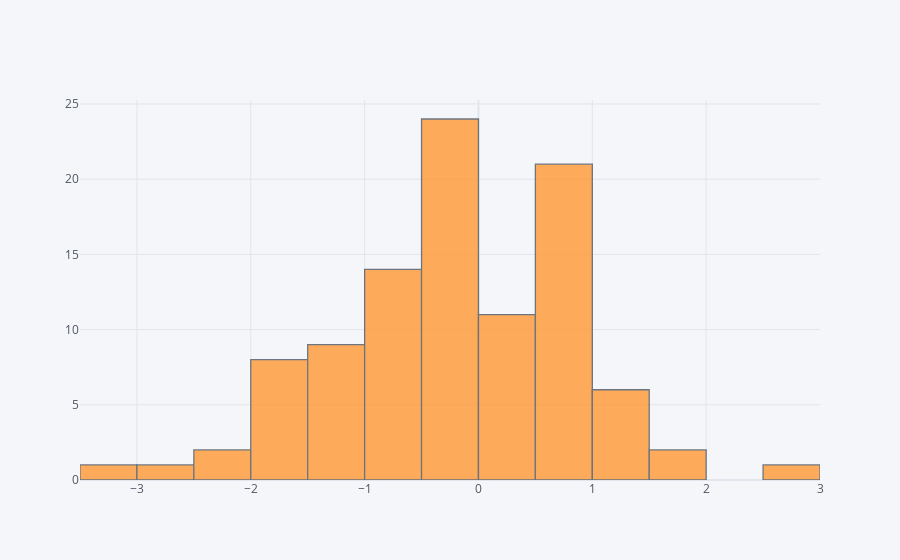

Notebook cell for this chart:
### Markdown cell above
### Histogram

### Code cell
df['A'].iplot(kind='hist',bins=25)

### Figure 1 — Plotly figure (JSON) as saved in the notebook; plotly's stock layout.template omitted (floating-point values rounded to 4 significant figures)
{"data": [{"histfunc": "count", "histnorm": "", "marker": {"color": "rgba(255, 153, 51, 1.0)", "line": {"color": "#4D5663", "width": 1.3}}, "name": "A", "nbinsx": 25, "opacity": 0.8, "orientation": "v", "type": "histogram", "x": [-0.2909, 0.7522, -0.3202, -0.3843, -0.1193, -0.06817, 0.8623, -0.3106, 0.8126, -1.564, 1.236, 0.8324, -0.2462, 0.86, 2.516, -0.07276, 0.5513, -1.073, -2.0, 0.08475, -0.4753, 0.285, 0.3128, -0.1336, -0.5614, 0.5684, 1.025, -1.01, 0.699, -0.447, -1.432, -1.779, -0.2013, 0.9059, -0.7069, 0.677, 0.794, -0.7538, -1.511, 0.03241, 0.9457, -0.6362, 0.8719, 0.4866, -0.2858, -2.375, -1.123, -0.7693, -0.6486, 0.2727, 1.05, -0.3653, -0.6162, 0.4587, -0.5019, -0.2515, -0.6317, -0.08223, -0.003692, 1.266, -0.356, 0.3526, 0.8185, -0.1561, -0.3355, 0.116, 0.2713, -0.3605, -1.753, 1.45, -1.217, 0.6034, -1.838, 1.138, 0.8394, -1.929, -1.073, -0.4304, -0.74, -1.323, 0.5787, -1.358, -0.6022, 0.1313, 1.559, 1.535, -0.1937, -0.3557, 0.7849, -1.762, 0.6267, -2.865, -0.7705, 0.528, -0.8005, -1.743, -3.172, -0.9725, 0.6848, -1.018]}], "layout": {"barmode": "overlay", "legend": {"bgcolor": "#F5F6F9", "font": {"color": "#4D5663"}}, "paper_bgcolor": "#F5F6F9", "plot_bgcolor": "#F5F6F9", "title": {"font": {"color": "#4D5663"}}, "xaxis": {"gridcolor": "#E1E5ED", "showgrid": true, "tickfont": {"color": "#4D5663"}, "title": {"font": {"color": "#4D5663"}, "text": ""}, "zerolinecolor": "#E1E5ED"}, "yaxis": {"gridcolor": "#E1E5ED", "showgrid": true, "tickfont": {"color": "#4D5663"}, "title": {"font": {"color": "#4D5663"}, "text": ""}, "zerolinecolor": "#E1E5ED"}}}
